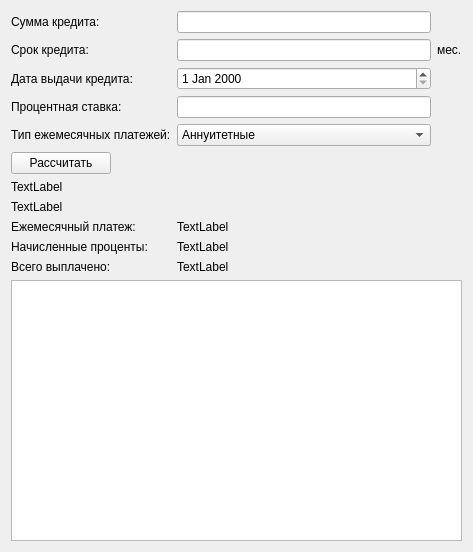
<?xml version="1.0" encoding="UTF-8"?>
<ui version="4.0">
 <class>CreditCalcView</class>
 <widget class="QWidget" name="CreditCalcView">
  <property name="geometry">
   <rect>
    <x>0</x>
    <y>0</y>
    <width>473</width>
    <height>552</height>
   </rect>
  </property>
  <property name="windowTitle">
   <string>Form</string>
  </property>
  <layout class="QGridLayout" name="gridLayout">
   <item row="1" column="0">
    <widget class="QLabel" name="label_2">
     <property name="text">
      <string>Срок кредита:</string>
     </property>
    </widget>
   </item>
   <item row="1" column="2">
    <widget class="QLabel" name="label_9">
     <property name="text">
      <string>мес.</string>
     </property>
    </widget>
   </item>
   <item row="0" column="0">
    <widget class="QLabel" name="label">
     <property name="text">
      <string>Сумма кредита:</string>
     </property>
    </widget>
   </item>
   <item row="8" column="0">
    <widget class="QLabel" name="label_6">
     <property name="text">
      <string>Ежемесячный платеж:</string>
     </property>
    </widget>
   </item>
   <item row="2" column="1">
    <widget class="QDateEdit" name="dateEdit"/>
   </item>
   <item row="10" column="1">
    <widget class="QLabel" name="res_paid_label">
     <property name="maximumSize">
      <size>
       <width>16777215</width>
       <height>30</height>
      </size>
     </property>
     <property name="text">
      <string>TextLabel</string>
     </property>
    </widget>
   </item>
   <item row="4" column="1">
    <widget class="QComboBox" name="comboBox">
     <item>
      <property name="text">
       <string>Аннуитетные</string>
      </property>
     </item>
     <item>
      <property name="text">
       <string>Дифференцированные</string>
      </property>
     </item>
    </widget>
   </item>
   <item row="11" column="0" colspan="3">
    <widget class="QTableView" name="tableView"/>
   </item>
   <item row="5" column="0">
    <widget class="QPushButton" name="pushButton">
     <property name="maximumSize">
      <size>
       <width>100</width>
       <height>16777215</height>
      </size>
     </property>
     <property name="text">
      <string>Рассчитать</string>
     </property>
    </widget>
   </item>
   <item row="7" column="0">
    <widget class="QLabel" name="label_11">
     <property name="text">
      <string>TextLabel</string>
     </property>
    </widget>
   </item>
   <item row="2" column="0">
    <widget class="QLabel" name="label_3">
     <property name="text">
      <string>Дата выдачи кредита:</string>
     </property>
    </widget>
   </item>
   <item row="4" column="0">
    <widget class="QLabel" name="label_5">
     <property name="text">
      <string>Тип ежемесячных платежей:</string>
     </property>
    </widget>
   </item>
   <item row="0" column="1">
    <widget class="QLineEdit" name="summ_le"/>
   </item>
   <item row="3" column="1">
    <widget class="QLineEdit" name="perc_le"/>
   </item>
   <item row="9" column="0">
    <widget class="QLabel" name="label_7">
     <property name="text">
      <string>Начисленные проценты:</string>
     </property>
    </widget>
   </item>
   <item row="6" column="0">
    <widget class="QLabel" name="label_10">
     <property name="text">
      <string>TextLabel</string>
     </property>
    </widget>
   </item>
   <item row="10" column="0">
    <widget class="QLabel" name="label_8">
     <property name="text">
      <string>Всего выплачено:</string>
     </property>
    </widget>
   </item>
   <item row="1" column="1">
    <widget class="QLineEdit" name="term_le"/>
   </item>
   <item row="8" column="1">
    <widget class="QLabel" name="m_pay_label">
     <property name="minimumSize">
      <size>
       <width>0</width>
       <height>0</height>
      </size>
     </property>
     <property name="maximumSize">
      <size>
       <width>16777215</width>
       <height>30</height>
      </size>
     </property>
     <property name="baseSize">
      <size>
       <width>0</width>
       <height>40</height>
      </size>
     </property>
     <property name="text">
      <string>TextLabel</string>
     </property>
    </widget>
   </item>
   <item row="3" column="0">
    <widget class="QLabel" name="label_4">
     <property name="text">
      <string>Процентная ставка:</string>
     </property>
    </widget>
   </item>
   <item row="9" column="1">
    <widget class="QLabel" name="percent_label">
     <property name="maximumSize">
      <size>
       <width>16777215</width>
       <height>30</height>
      </size>
     </property>
     <property name="text">
      <string>TextLabel</string>
     </property>
    </widget>
   </item>
  </layout>
 </widget>
 <resources/>
 <connections/>
</ui>
